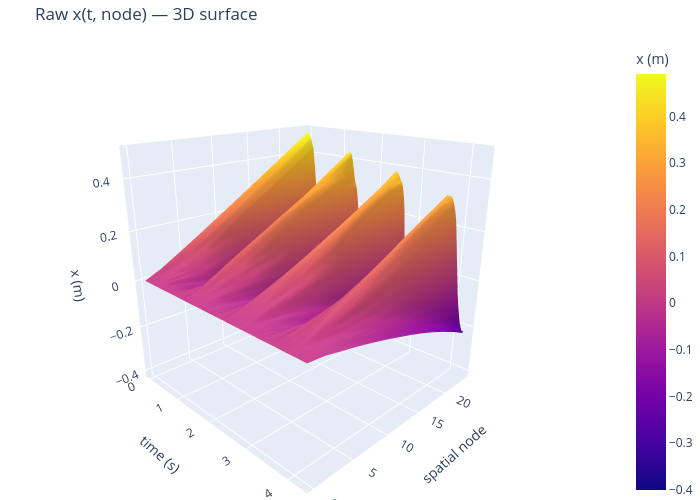

The code cell stored with this chart in its notebook:
### Markdown cell above
##  Visualise raw x(t, node) as 3D surface and heatmap — before any processing

### Code cell
# ── Visualise raw x(t, node) as 3D surface and heatmap — before any processing ─────────────────────────
import plotly.graph_objects as go
from scipy.interpolate import interp1d as _i1d

# Arc-length resample raw data to uniform 100-pt grid
_xr = np.zeros((n_frames, N_VIDEO_PTS))
_yr = np.zeros((n_frames, N_VIDEO_PTS))
for _i in range(n_frames):
    _ds = np.sqrt(np.diff(x_m[_i])**2 + np.diff(y_m[_i])**2)
    _s  = np.concatenate([[0.0], np.cumsum(_ds)])
    _su = np.linspace(0, _s[-1], N_VIDEO_PTS)
    _xr[_i] = _i1d(_s, x_m[_i])(_su)
    _yr[_i] = _i1d(_s, y_m[_i])(_su)

t_plot    = t_raw[::1]
node_plot = np.arange(0, N_VIDEO_PTS, 2)
X_surf_raw = _xr[::1, :][:, node_plot]

# ── Plotly 3D surface (rotatable) ─────────────────────────────────────────
fig3d = go.Figure(go.Surface(
    x=t_plot, y=node_plot, z=X_surf_raw.T,
    colorscale='plasma', colorbar=dict(title='x (m)'),
    contours=dict(z=dict(show=False))
))
fig3d.update_layout(
    title='Raw x(t, node) — 3D surface',
    scene=dict(
        xaxis_title='time (s)',
        yaxis_title='spatial node',
        zaxis_title='x (m)',
        camera=dict(eye=dict(x=1.5, y=-1.5, z=0.8))
    ),
    width=700, height=500, margin=dict(l=0, r=0, t=40, b=0)
)
fig3d.show()

# ── Matplotlib heatmap (inline, resizable) ────────────────────────────────
fig2d, ax = plt.subplots(figsize=(8, 4), dpi=100)
im = ax.imshow(X_surf_raw.T, aspect='auto', origin='lower',
               extent=[t_plot[0], t_plot[-1], node_plot[0], node_plot[-1]],
               cmap='plasma')
fig2d.colorbar(im, ax=ax, label='x (m)')
ax.set_xlabel('time (s)')
ax.set_ylabel('spatial node')
ax.set_title('Raw x(t, node) — heatmap')
plt.tight_layout()
plt.show()

### Figure 1 — Plotly figure (JSON) as saved in the notebook; plotly's stock layout.template omitted (floating-point values rounded to 4 significant figures; data arrays with more than 128 entries replaced by an {"elided": "..."} marker saying what was removed)
{"data": [{"colorbar": {"title": {"text": "x (m)"}}, "colorscale": [[0, "#0d0887"], [0.1111, "#46039f"], [0.2222, "#7201a8"], [0.3333, "#9c179e"], [0.4444, "#bd3786"], [0.5556, "#d8576b"], [0.6667, "#ed7953"], [0.7778, "#fb9f3a"], [0.8889, "#fdca26"], [1, "#f0f921"]], "contours": {"z": {"show": false}}, "type": "surface", "x": {"elided": "278 float values"}, "y": [0, 2, 4, 6, 8, 10, 12, 14, 16, 18, 20, 22, 24], "z": {"elided": "13x278 float values"}}], "layout": {"height": 500, "margin": {"b": 0, "l": 0, "r": 0, "t": 40}, "scene": {"camera": {"eye": {"x": 1.5, "y": -1.5, "z": 0.8}}, "xaxis": {"title": {"text": "time (s)"}}, "yaxis": {"title": {"text": "spatial node"}}, "zaxis": {"title": {"text": "x (m)"}}}, "title": {"text": "Raw x(t, node) — 3D surface"}, "width": 700}}
